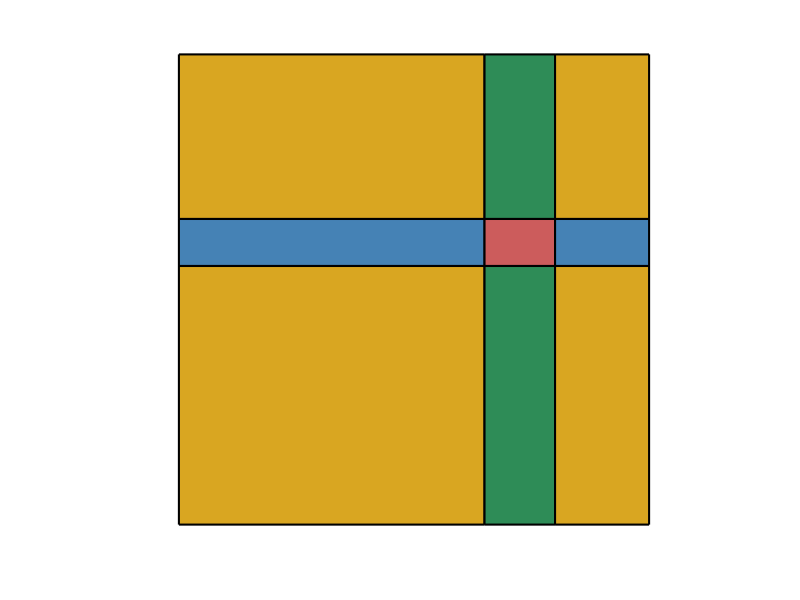
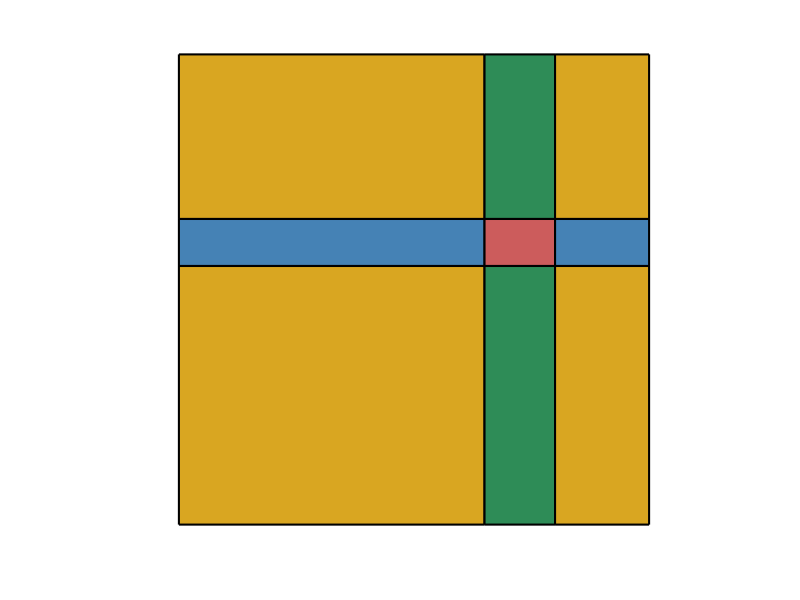

The MATLAB source for these figures, in order:
%% MATLAB code: Red square positioned at upper-right, smaller size, 
% other regions partitioned accordingly
% Save as block_matrix_offset.m

clear; clc; close all;

%% Setup figure
figure('Color', 'white', 'Position', [100 100 800 800]);
hold on;
axis equal;
axis off;

%% Define colors
colors.yellow = [0.85, 0.65, 0.13];  % Golden yellow
colors.green = [0.18, 0.55, 0.34];   % Sea green
colors.blue = [0.27, 0.51, 0.71];    % Steel blue
colors.red = [0.80, 0.36, 0.36];     % Indian red

%% Define red square parameters (offset to upper-right, smaller size)
red_w = 0.15;   % Red square width (smaller)
red_h = 0.10;   % Red square height
red_x = 0.65;   % Positioned to the right
red_y = 0.55;   % Positioned upward

%% Define partition lines based on red square position
% Vertical partition lines: x = red_x and x = red_x + red_w
% Horizontal partition lines: y = red_y and y = red_y + red_h

%% Define 9 regions
regions = struct();

% Row 1 (Upper)
regions(1).name = 'A';  % Upper-left
regions(1).x = 0; regions(1).y = red_y + red_h; 
regions(1).w = red_x; regions(1).h = 1 - (red_y + red_h);
regions(1).color = colors.yellow;

regions(2).name = 'B';  % Upper-middle (above red square)
regions(2).x = red_x; regions(2).y = red_y + red_h;
regions(2).w = red_w; regions(2).h = 1 - (red_y + red_h);
regions(2).color = colors.green;

regions(3).name = 'C';  % Upper-right
regions(3).x = red_x + red_w; regions(3).y = red_y + red_h;
regions(3).w = 1 - (red_x + red_w); regions(3).h = 1 - (red_y + red_h);
regions(3).color = colors.yellow;

% Row 2 (Middle, containing red square)
regions(4).name = 'D';  % Middle-left (left of red square)
regions(4).x = 0; regions(4).y = red_y;
regions(4).w = red_x; regions(4).h = red_h;
regions(4).color = colors.blue;

regions(5).name = 'E';  % Center - Red square
regions(5).x = red_x; regions(5).y = red_y;
regions(5).w = red_w; regions(5).h = red_h;
regions(5).color = colors.red;

regions(6).name = 'F';  % Middle-right (right of red square)
regions(6).x = red_x + red_w; regions(6).y = red_y;
regions(6).w = 1 - (red_x + red_w); regions(6).h = red_h;
regions(6).color = colors.blue;

% Row 3 (Lower)
regions(7).name = 'G';  % Lower-left
regions(7).x = 0; regions(7).y = 0;
regions(7).w = red_x; regions(7).h = red_y;
regions(7).color = colors.yellow;

regions(8).name = 'H';  % Lower-middle (below red square)
regions(8).x = red_x; regions(8).y = 0;
regions(8).w = red_w; regions(8).h = red_y;
regions(8).color = colors.green;

regions(9).name = 'I';  % Lower-right
regions(9).x = red_x + red_w; regions(9).y = 0;
regions(9).w = 1 - (red_x + red_w); regions(9).h = red_y;
regions(9).color = colors.yellow;

%% Draw each region (solid fill)
for i = 1:length(regions)
    r = regions(i);
    % Draw filled rectangle
    fill([r.x, r.x+r.w, r.x+r.w, r.x], [r.y, r.y, r.y+r.h, r.y+r.h], ...
         r.color, 'EdgeColor', 'k', 'LineWidth', 1.5);
end

%% Set coordinate limits
xlim([-0.02, 1.02]);
ylim([-0.02, 1.02]);

%% Save figure
saveas(gcf, './figure/low_rank_intuition.png');
saveas(gcf, './figure/low_rank_intuition.eps', 'epsc');

hold off;
